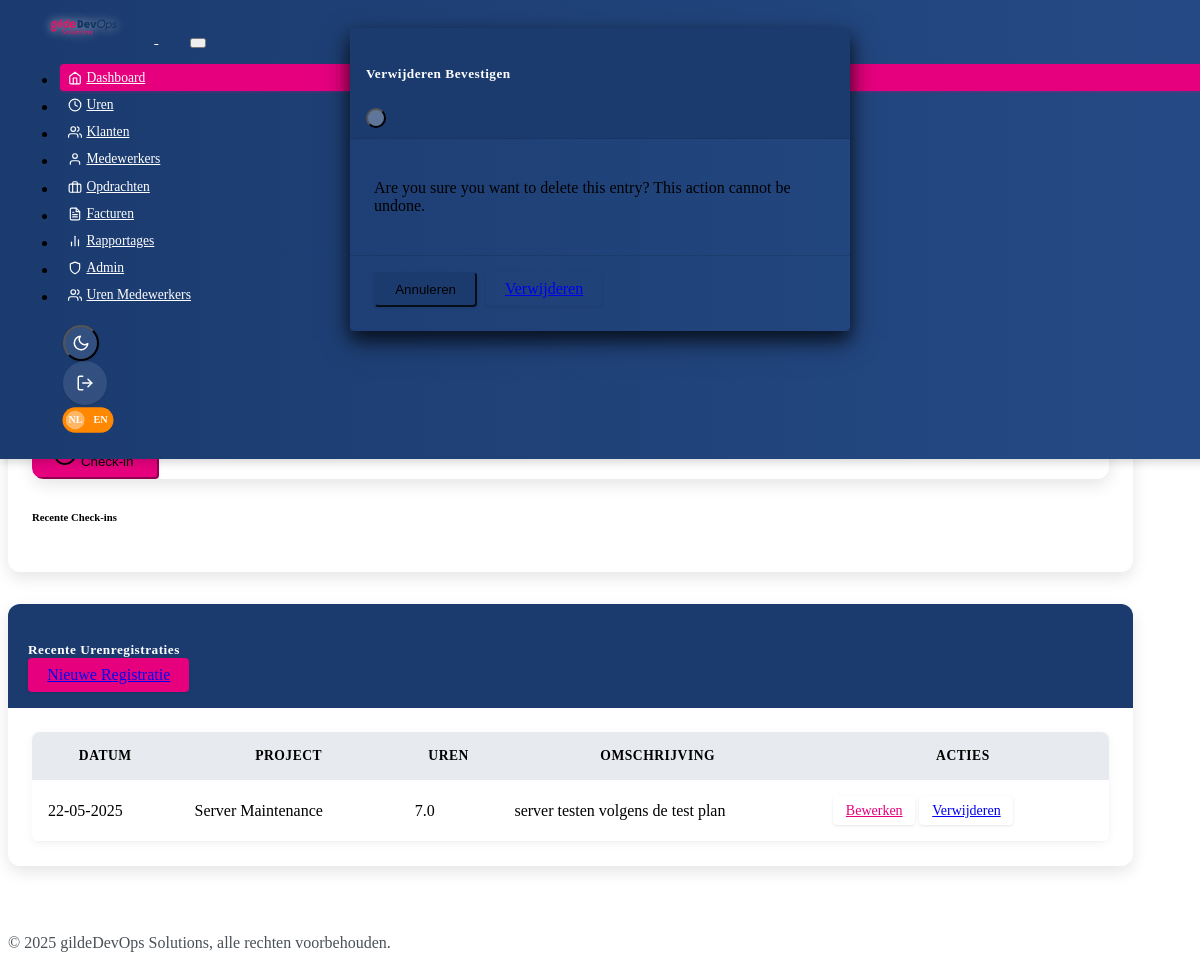
Page /dashboard (signed in) on the earlier database version.
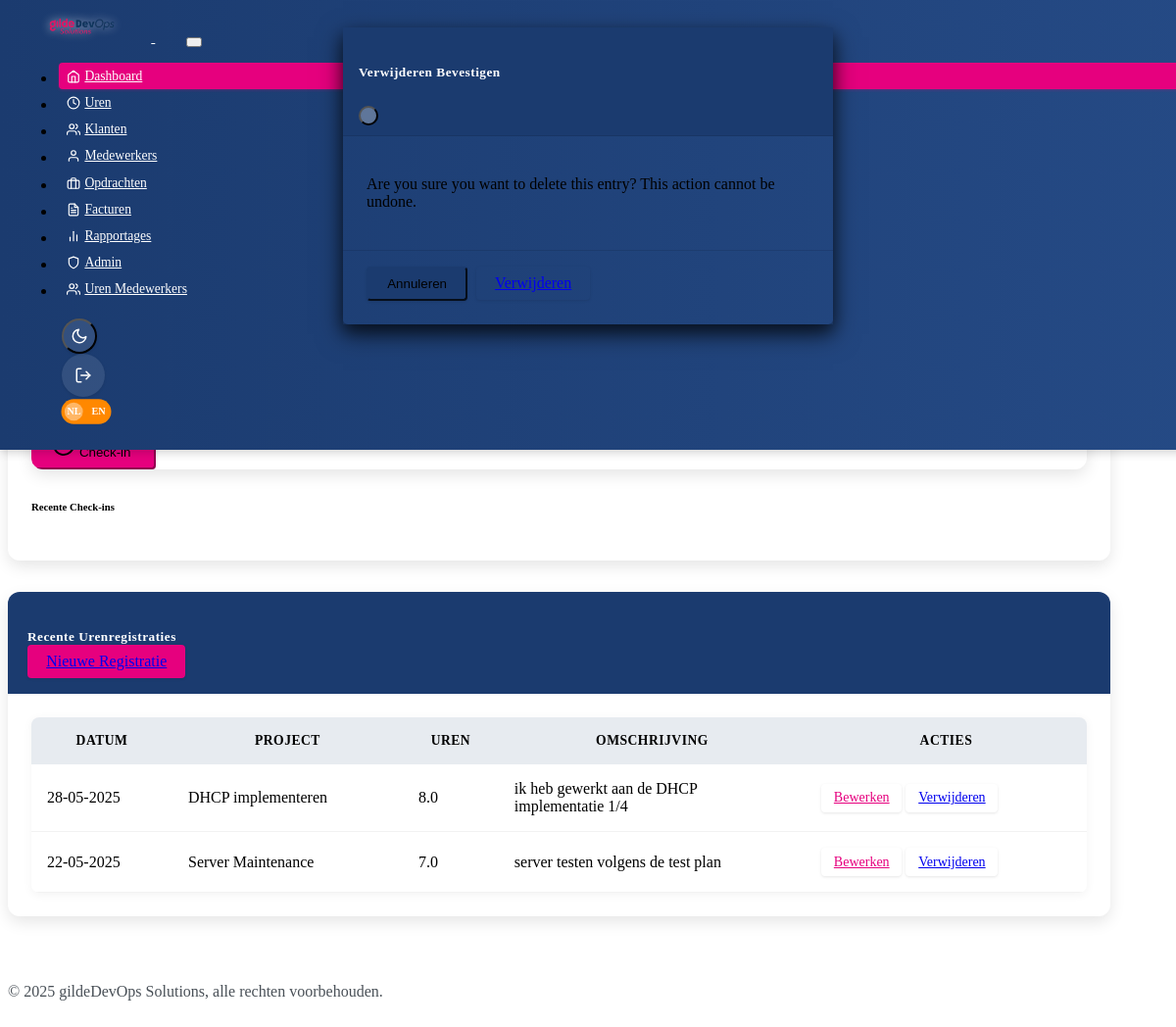
Same page on the later database version.
### models.py (models this page shows, shortened)
class TimeEntry(db.Model):
    __tablename__ = 'time_entry'
    id = db.Column(db.Integer, primary_key=True)
    date = db.Column(db.Date, nullable=False, default=datetime.utcnow)
    hours = db.Column(db.Float, nullable=False)
    description = db.Column(db.String(500), nullable=False)
    project = db.Column(db.String(100), nullable=False)
    user_id = db.Column(db.Integer, db.ForeignKey('user.id', ondelete='CASCADE'), nullable=False)
    created_at = db.Column(db.DateTime, default=datetime.utcnow)
    is_billable = db.Column(db.Boolean, default=True)
    hourly_rate = db.Column(db.Float, nullable=True)  # For custom rates
    invoice_id = db.Column(db.Integer, db.ForeignKey('factuur.id'), nullable=True)  # Link to invoice if billed
    opdracht_id = db.Column(db.Integer, db.ForeignKey('opdracht.id'), nullable=True)  # Link to assignment/task
    __table_args__ = (
        Index('idx_time_entry_user_date', 'user_id', 'date'),
        Index('idx_time_entry_project', 'project'),
        Index('idx_time_entry_invoice', 'invoice_id'),
        Index('idx_time_entry_opdracht', 'opdracht_id'),
    )

### routes.py (the view, shortened to what this page needs)
@app.route('/dashboard')
@login_required
def dashboard():
    entries = TimeEntry.query.filter_by(user_id=current_user.id).order_by(TimeEntry.date.desc()).limit(5).all()
    today = datetime.now().date()
    check_ins = CheckIn.query.filter_by(user_id=current_user.id).filter(
        func.date(CheckIn.check_in_time) == today
    ).order_by(CheckIn.check_in_time.desc()).limit(5).all()
    app.logger.debug(f"Retrieved {len(check_ins)} check-ins for user {current_user.id}")
    for check_in in check_ins:
        app.logger.debug(f"Check-in ID: {check_in.id}, Time: {check_in.check_in_time}, Status: {check_in.status}")
    clients = Klant.query.filter_by(status='actief').order_by(Klant.bedrijfsnaam).all()
    if current_user.can_view_all():
        opdrachten = Opdracht.query.filter(Opdracht.status.in_(['open', 'in-progress'])).order_by(Opdracht.titel).all()
    return render_template('dashboard.html', entries=entries, check_ins=check_ins, clients=clients, opdrachten=opdrachten)

### app.py (called while the page is built)
    @app.context_processor
    def inject_role_enum():
        return {'RoleEnum': RoleEnum}

### models.py (called while the page is built)
    def has_role(self, role_name):
        if self.role:
            return self.role.name == role_name
        return False

    def can_view_all(self):
        if self.role:
            return self.role.name in [RoleEnum.VERKOOP, RoleEnum.AFDELINGSHOOFD, RoleEnum.ADMIN]
        return False

### routes.py (called while the page is built)
@login_manager.user_loader
def load_user(user_id):
    return User.query.get(int(user_id))

### templates/dashboard.html (shortened to what the changed rows need)
{% extends "base.html" %}
{% block content %}
<div class="row">
    <div class="col-12">
        <div class="card">
            <div class="card-body">
                <div class="table-responsive">
                    <table class="table">
                        <thead>
                            <tr>
                                <th data-translate="Datum">Datum</th>
                                <th data-translate="Project">Project</th>
                                <th data-translate="Uren">Uren</th>
                                <th class="d-none d-md-table-cell" data-translate="Omschrijving">Omschrijving</th>
                                <th data-translate="Actions">Actions</th>
                            </tr>
                        </thead>
                        <tbody>
                            {% if entries %}
                            {% for entry in entries %}
                            <tr>
                                <td>{{ entry.date.strftime('%d-%m-%Y') }}</td>
                                <td>{{ entry.project }}</td>
                                <td>{{ entry.hours }}</td>
                                <td class="d-none d-md-table-cell text-truncate" style="max-width: 200px;">{{ entry.description }}</td>
                                <td>
                                    <div class="btn-group">
                                        <a href="{{ url_for('time_entries') }}?edit={{ entry.id }}" class="btn btn-sm btn-outline-primary" title="Edit">
                                        </a>
                                        <a href="#" class="btn btn-sm btn-outline-danger delete-entry" data-url="{{ url_for('delete_time_entry', entry_id=entry.id) }}" title="Delete">
                                        </a>
                                    </div>
                                </td>
                            </tr>
                            {% endfor %}
                            {% endif %}
                        </tbody>
                    </table>
                </div>
            </div>
        </div>
    </div>
</div>
{% endblock %}

Differences in the rows shown:
added TimeEntry: date "28-05-2025", project "DHCP implementeren", hours "8.0", description "ik heb gewerkt aan de DHCP implementatie 1/4"
